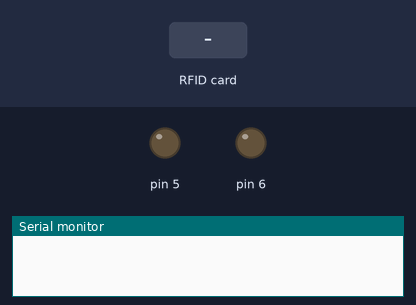
This sketch was run on a simulated Arduino Uno, built with avr-gcc and run on an emulated ATmega328P. On the bench: output pins drawn as LEDs (lit = HIGH), the last lines printed to the serial monitor. The test bench sets the inputs (shaded band). Pins used as bus, display or sensor lines are not drawn.

Above: at 1.2 s.
1.3 s: RFID card 85 C8 51 83 held to the reader
At 1.9 s:
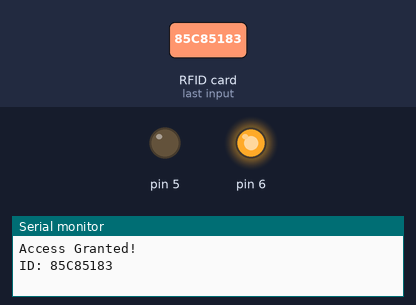
4.3 s: RFID card 5E 7A 19 C4 held to the reader
At 5.6 s:
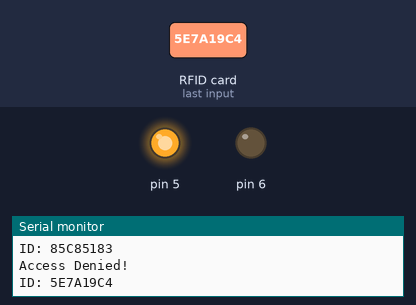
Timing chart, 0 to 7.8 s (numbered marks = the images above; inputs shaded):
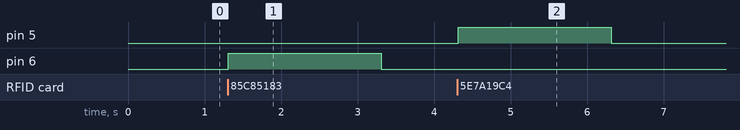

The sketch:

rfid-read.ino
```cpp
#include "SPI.h"
#include "MFRC522.h"

#define RST_PIN 9 // RES pin
#define SS_PIN  10 // SDA (SS) pin

byte readCard[4];
String cardID = "85C85183";
String tagID = "";

MFRC522 mfrc522(SS_PIN, RST_PIN);

void setup() {
  Serial.begin(9600);
  SPI.begin();
  mfrc522.PCD_Init();
  pinMode(5, OUTPUT);
  pinMode(6, OUTPUT);
}

void loop() {
  while (getID()) {
    if (tagID == cardID) {
      Serial.println("Access Granted!");
      digitalWrite(5, LOW);
      digitalWrite(6, HIGH);
    }
    else {
      Serial.println("Access Denied!");
      digitalWrite(5, HIGH);
      digitalWrite(6, LOW);
    }
    Serial.print("ID: ");
    Serial.println(tagID);
    delay(2000);
    digitalWrite(6, LOW);
    digitalWrite(5, LOW);
  }
}

boolean getID() {
  if (! mfrc522.PICC_IsNewCardPresent()) {
    return false;
  }

  if (! mfrc522.PICC_ReadCardSerial()) {
    return false;
  }

  tagID = "";

  for (uint8_t i = 0; i < 4; i++) {
    tagID.concat(String(mfrc522.uid.uidByte[i], HEX));
  }

  tagID.toUpperCase();
  mfrc522.PICC_HaltA();
  return true;
}
```

Measured:
- after the input at 1.3 s, pin 6: LOW → HIGH at once, → LOW 2.0 s later
- after the input at 4.3 s, pin 5: LOW → HIGH at once, → LOW 2.0 s later
